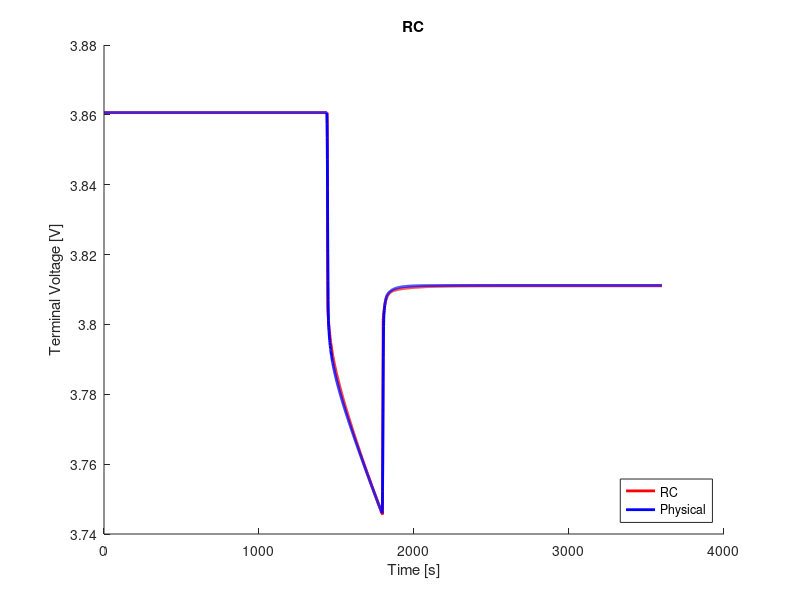

MATLAB code for this plot:
clear;
clc;
close all;

%% load data
load('ocv_final.mat');
time_ocv = time;
load('pulse_1_c_5.mat');
load('rc3_cf_params.mat');

%% voltage limitations
v_max = 4.4;                                    % cut-over voltage
v_min = 3.0;                                    % cut-off voltage

%% resample ocv and soc
t1 = time_ocv(1);
t2 = time_ocv(end);
dt = 1;                                         % sample time
t = (t1:dt:t2) - t1;

ocv = interp1(time_ocv, ocv, t1:dt:t2);
soc = interp1(time_ocv, soc, t1:dt:t2);

s = length(time);

%% variables
Q = 16.8;
eta = 1.0;                                  % coulombic efficiency

n = 3;                                      % number of rc links
i_r = zeros(n, 1);
v_c = zeros(n, 1);
flag = 1;

%% compute soc
ind_init = interp1(soc, 1:length(soc), 0.5168, 'nearest');
v_t(1) = ocv(ind_init);
z0 = soc(ind_init);
z = z0 - dt/(Q*3600)*eta*cumsum(I(1:end));

% manual fit
p = 6;
r0 = r0_cf(p)*7.7;
r1 = r1_cf(p);
r2 = r2_cf(p);
r3 = r3_cf(p);
c1 = c1_cf(p);
c2 = c2_cf(p);
c3 = c3_cf(p);

r = [r1; r2; r3];
c = [c1; c2; c3];

%% compute terminal voltage
for j = 1:n
    f(j) = exp(-dt/(r(j)*c(j)));
end
for k = 1:s-1
    if flag == 1
        i_r(:, k+1) = diag(f)*i_r(:, k) + (1-f')*I(k);
        v_c(:, k) = i_r(:, k).*r;
        ind = interp1(soc, 1:length(soc), z(k), 'nearest');
        v_t(k+1) = ocv(ind) - sum(v_c(:, k)) - I(k).*r0;
        if v_t(k) < v_min
            fprintf('Reached lower voltage limit.');
            flag = 0;
        end
        if v_t(k) > v_max
            fprintf('Reached upper voltage limit.');
            flag = 0;
        end 
    end
end

%% compute rms error
v_t = reshape(v_t, size(V_batt_time));
rmse = 1000*sqrt(mean((V_batt_time - v_t).^2))     % [mV]

%% plot
figure(1);
hold on;
plot(time, v_t, 'r', 'LineWidth', 2)
hold on;
plot(time, V_batt_time, 'b', 'LineWidth', 2)
xlabel('Time [s]')
ylabel('Terminal Voltage [V]')
title('RC')
legend('RC', 'Physical', 'location', 'southeast')
